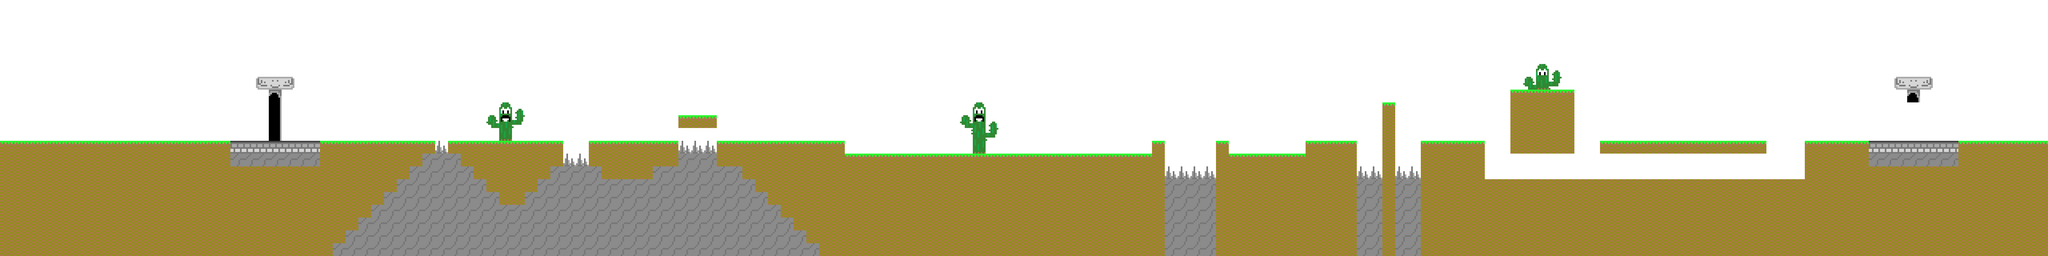

Below is a game level as drawn by its tile map, then a one-line description and the .tmx that defines it (tile-layer data replaced by summaries):
An orthogonal 160x20 tile map with 64x64 px tiles, 2 tile layers (Map, Background), 2 tilesets and 32 objects (19x Chilli1, 8x Enemy1, 3x Exit1, Player, ChilliEL).

<map version="1.9" tiledversion="1.9.2" orientation="orthogonal" renderorder="right-down" width="160" height="20" tilewidth="64" tileheight="64" infinite="0" backgroundcolor="#ffffff" nextlayerid="4" nextobjectid="142">
 <editorsettings>
  <export target="mexico01.json" format="json1" />
 </editorsettings>
 <tileset firstgid="1" name="spritesheet_Mexico_64" tilewidth="64" tileheight="64" tilecount="84" columns="7">
  <image source="../game/tiles/spritesheet_mexico_64.png" width="448" height="768" />
 </tileset>
 <tileset firstgid="85" name="Objects" tilewidth="64" tileheight="64" tilecount="400" columns="10">
  <image source="../game/tiles/spritesheet_objects_64.png" width="640" height="2560" />
 </tileset>
 <layer id="1" name="Map" width="160" height="20">
  <data>[3200 cells, 1363 non-empty, 10 distinct tile ids]</data>
 </layer>
 <layer id="2" name="Background" width="160" height="20">
  <data>[3200 cells, 28 non-empty, 10 distinct tile ids]</data>
 </layer>
 <objectgroup id="3" name="Objects">
  <object id="23" name="Player" gid="85" x="1408" y="704" width="64" height="64" />
  <object id="39" name="Enemy1" gid="105" x="6208" y="768" width="64" height="64" />
  <object id="54" name="Enemy1" gid="105" x="5312" y="768" width="64" height="64">
   <properties>
    <property name="activateIfPlayerXGT" type="int" value="3008" />
    <property name="startXDirection" type="int" value="-1" />
   </properties>
  </object>
  <object id="55" name="Enemy1" gid="105" x="5056" y="768" width="64" height="64">
   <properties>
    <property name="activateIfPlayerXGT" type="int" value="3008" />
    <property name="startXDirection" type="int" value="-1" />
   </properties>
  </object>
  <object id="56" name="Enemy1" gid="105" x="4800" y="768" width="64" height="64">
   <properties>
    <property name="activateIfPlayerXGT" type="int" value="3008" />
    <property name="startXDirection" type="int" value="-1" />
   </properties>
  </object>
  <object id="57" name="Enemy1" gid="105" x="6464" y="768" width="64" height="64" />
  <object id="62" name="Enemy1" gid="105" x="8128" y="896" width="64" height="64">
   <properties>
    <property name="activateIfPlayerXGT" value="7552" />
   </properties>
  </object>
  <object id="79" name="Chilli1" gid="215" x="8256" y="704" width="64" height="64" />
  <object id="80" name="Chilli1" gid="215" x="8384" y="704" width="64" height="64" />
  <object id="81" name="Chilli1" gid="215" x="8512" y="704" width="64" height="64" />
  <object id="89" name="Chilli1" gid="215" x="1792" y="704" width="64" height="64" />
  <object id="139" name="Chilli1" gid="215" x="1792" y="704" width="64" height="64" />
  <object id="90" name="Chilli1" gid="215" x="1856" y="704" width="64" height="64" />
  <object id="91" name="Chilli1" gid="215" x="1920" y="704" width="64" height="64" />
  <object id="92" name="Chilli1" gid="215" x="3392" y="576" width="64" height="64" />
  <object id="94" name="Chilli1" gid="215" x="3456" y="576" width="64" height="64" />
  <object id="95" name="Chilli1" gid="215" x="3520" y="576" width="64" height="64" />
  <object id="96" name="Chilli1" gid="215" x="4224" y="576" width="64" height="64" />
  <object id="97" name="Chilli1" gid="215" x="4288" y="512" width="64" height="64" />
  <object id="98" name="Chilli1" gid="215" x="4352" y="448" width="64" height="64" />
  <object id="99" name="Chilli1" gid="215" x="4416" y="512" width="64" height="64" />
  <object id="102" name="Chilli1" gid="215" x="5824" y="512" width="64" height="64" />
  <object id="103" name="Chilli1" gid="215" x="5888" y="448" width="64" height="64" />
  <object id="104" name="Chilli1" gid="215" x="5952" y="448" width="64" height="64" />
  <object id="105" name="Chilli1" gid="215" x="6016" y="512" width="64" height="64" />
  <object id="106" name="Chilli1" gid="215" x="6912" y="512" width="64" height="64" />
  <object id="107" name="ChilliEL" gid="215" x="7616" y="384" width="64" height="64" />
  <object id="118" name="Exit1" gid="235" x="9536" y="640" width="64" height="64" />
  <object id="119" name="Exit1" gid="235" x="9536" y="576" width="64" height="64" />
  <object id="120" name="Exit1" gid="235" x="9536" y="704" width="64" height="64" />
  <object id="121" name="Enemy1" gid="105" x="8384" y="896" width="64" height="64">
   <properties>
    <property name="activateIfPlayerXGT" value="7552" />
   </properties>
  </object>
  <object id="122" name="Enemy1" gid="105" x="8640" y="896" width="64" height="64">
   <properties>
    <property name="activateIfPlayerXGT" value="7552" />
   </properties>
  </object>
 </objectgroup>
</map>
